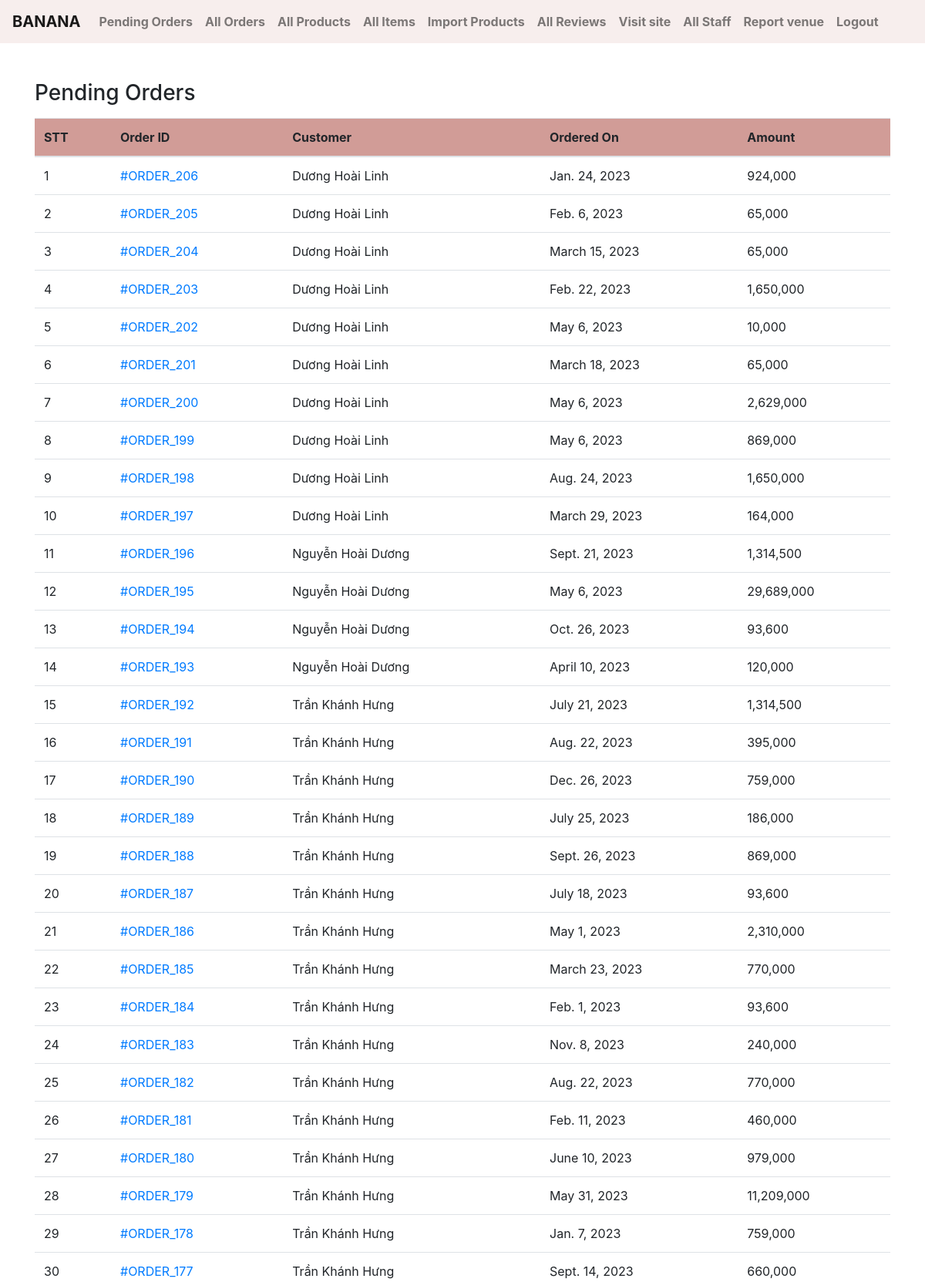
/admin-pending-orders/ (signed in, upper part), run on the app's committed database.
### ecomapp/models.py (models this page shows, shortened)
class Order(models.Model):
    id = models.AutoField(db_column='ID', primary_key=True)  # Field name made lowercase.
    paymentid = models.ForeignKey('Payment', models.CASCADE, db_column='PaymentID')  # Field name made lowercase.
    customerid = models.ForeignKey(Customer, models.CASCADE, db_column='CustomerID')  # Field name made lowercase.
    shippingaddressid = models.ForeignKey('Shippingaddress', models.CASCADE, db_column='ShippingAddressID',blank=True, null=True)
    time = models.DateField(db_column='Time', blank=True, null=True)  # Field name made lowercase.
    status = models.CharField(db_column='Status', max_length=255, blank=True, null=True)  # Field name made lowercase.
    date_shipping = models.DateField(db_column='DateShipping', blank=True, null=True)
    delayshipnote = models.CharField(db_column='DelayShipNote', max_length=255, blank=True, null=True)
    shippingmethod = models.CharField(db_column='ShippingMethod', max_length=255, blank=True, null=True)
    class Meta:
        db_table = 'order'
    @property
    def cost_all_items(self):
        sum = 0
        for orderitem in Orderitem.objects.filter(orderid__id = self.id):
            sum += orderitem.count * orderitem.itemid.price
        return sum
    @property
    def cost_shipping(self):
        costship = 0
        if self.cost_all_items >= 500000:
            costship  = 0
        else:
            if self.shippingmethod =='Fast':
                costship  = 20000
            elif self.shippingmethod =='Normal':
                costship =  10000
        return costship
    @property
    def total(self):
        sum = self.cost_all_items+ self.cost_shipping
        return sum

class Customer(models.Model):
        id = models.AutoField(db_column='ID', primary_key=True)  # Field name made lowercase.
        userid = models.OneToOneField("Users", models.CASCADE, db_column='CustomerID', blank=True, null=True)
        typecustomer = models.CharField(db_column='TypeCustomer', max_length=255, blank=True, null=True)
        class Meta:
            db_table = 'customer'

class Users(models.Model):
    id = models.AutoField(db_column='ID', primary_key=True)  # Field name made lowercase.
    dateofbirth = models.DateField(db_column='DateOfBirth', blank=True, null=True)  # Field name made lowercase.
    gender = models.CharField(db_column='Gender', max_length=255, blank=True, null=True)  # Field name made lowercase.
    accountid = models.OneToOneField('Account', models.CASCADE, db_column='AccountID', blank=True, null=True)
    contactinfoid = models.OneToOneField('ContactInfo', models.CASCADE, db_column='ContactInfoID', blank=True, null=True)
    fullnameid = models.OneToOneField('FullName', models.CASCADE, db_column='FullNameID', blank=True, null=True)
    addressid = models.OneToOneField('Address', models.CASCADE, db_column='AddressID', blank=True, null=True)
    is_active = models.BooleanField(db_column='IsAcitve', default= True)
    class Meta:
        db_table = 'users'

class Fullname(models.Model):
    id = models.AutoField(db_column='ID', primary_key=True)  # Field name made lowercase.
    firstname = models.CharField(db_column='FirstName', max_length=255, blank=True, null=True)  # Field name made lowercase.
    middlename = models.CharField(db_column='MiddleName', max_length=255, blank=True, null=True)  # Field name made lowercase.
    lastname = models.CharField(db_column='LastName', max_length=255, blank=True, null=True)  # Field name made lowercase.
    class Meta:
        db_table = 'fullname'
    @property
    def fullname(self):
        return f"{self.firstname} {self.middlename} {self.lastname}"

class Orderitem(models.Model):
    id = models.AutoField(db_column='ID', primary_key=True)
    orderid = models.ForeignKey("Order", models.CASCADE, db_column='OrderID')  # Field name made lowercase.
    count = models.IntegerField(blank=True, null=True)
    itemid = models.ForeignKey(Item, models.CASCADE, db_column='ItemID')  # Field name made lowercase.
    class Meta:
        db_table = 'orderitem'

class Item(models.Model):
    id = models.AutoField(db_column='ID', primary_key=True)  # Field name made lowercase.
    productid = models.ForeignKey('Product', models.CASCADE, db_column='ProductID')  # Field name made lowercase.
    price = models.IntegerField(db_column='Price', blank=True, null=True)  # Field name made lowercase.
    description = models.CharField(db_column='Description', max_length=2000, blank=True, null=True)  # Field name made lowercase.
    slug = models.SlugField(unique=True)
    image = models.ImageField(upload_to="products/images/")
    isUpload = models.BooleanField(default=False)
    class Meta:
        db_table = 'item'

### ecomapp/views.py (the view)
# urls.py: path("admin-pending-orders/", AdminPendingOrder.as_view(), name="adminpendingorders"),
class AdminPendingOrder(AdminRequiredMixin, TemplateView):
    template_name = "adminpages/adminpendingorders.html"
    def get_context_data(self, **kwargs):
        context = super().get_context_data(**kwargs)
        context["pendingorders"] = Order.objects.filter(
            status="Order Received").order_by("-id")
        return context

### ecomapp/views.py (called while the page is built)
    def dispatch(self, request, *args, **kwargs):
        if request.user.is_authenticated and Staffs.objects.filter(userid__accountid__user = request.user).exists() and Users.objects.filter(accountid__user = request.user, is_active = True).exists():
            pass
        else:
            return redirect("/admin-login/")
        return super().dispatch(request, *args, **kwargs)

### templates/adminpages/adminpendingorders.html (shortened to what this page needs)
{% extends "adminpages/adminbase.html" %}
{% load humanize %}
{% block content %}
    {% if request.user.account.users.staffs.position == "Manager" or  request.user.account.users.staffs.position == "Sale Staff" %}
    <div class="container" style="padding-top: 3rem">
        <div class="row">
            <div class="col-md-12">
                <h3>Pending Orders</h3>
                <table class="table table-hover" style="margin-top: 15px;">
                    <thead style="background-color: #D19C97">
                        <tr>
                            <th class="align-middle" scope="col">STT</th>
                            <th class="align-middle" scope="col">Order ID </th>
                            <th class="align-middle" scope="col">Customer</th>
                            <th class="align-middle" scope="col">Ordered On</th>
                            <th class="align-middle" scope="col">Amount</th>
                        </tr>
                    </thead>
                    <tbody>
                        {% for order in pendingorders %}
                        <tr>
                            <td class="align-middle" scope="row">{{forloop.counter}}</td>
                            <td class="align-middle"><a href="{% url 'ecomapp:adminorderdetail' order.id %}">#ORDER_{{order.id}}</a></td>
                            <td class="align-middle">{{order.customerid.userid.fullnameid.fullname}}</td>
                            <td class="align-middle">{{order.time}}</td>
                            <td class="align-middle">{{order.total|intcomma}}</td>
                        </tr>
                        {% endfor %}
                    </tbody>
                </table>
            </div>
        </div>
    </div>
    {% else %}
        <p> Không có quyền truy cập </p>
    {% endif%}
{% endblock %}

### data on the page
Order: id "206", customerid.userid.fullnameid.fullname "Dương Hoài Linh", time "Jan. 24, 2023", total "924,000"
Order: id "205", customerid.userid.fullnameid.fullname "Dương Hoài Linh", time "Feb. 6, 2023", total "65,000"
Order: id "204", customerid.userid.fullnameid.fullname "Dương Hoài Linh", time "March 15, 2023", total "65,000"
Order: id "203", customerid.userid.fullnameid.fullname "Dương Hoài Linh", time "Feb. 22, 2023", total "1,650,000"
Order: id "202", customerid.userid.fullnameid.fullname "Dương Hoài Linh", time "May 6, 2023", total "10,000"
Order: id "201", customerid.userid.fullnameid.fullname "Dương Hoài Linh", time "March 18, 2023", total "65,000"
Order: id "200", customerid.userid.fullnameid.fullname "Dương Hoài Linh", time "May 6, 2023", total "2,629,000"
Order: id "199", customerid.userid.fullnameid.fullname "Dương Hoài Linh", time "May 6, 2023", total "869,000"
Order: id "198", customerid.userid.fullnameid.fullname "Dương Hoài Linh", time "Aug. 24, 2023", total "1,650,000"
Order: id "197", customerid.userid.fullnameid.fullname "Dương Hoài Linh", time "March 29, 2023", total "164,000"
Order: id "196", customerid.userid.fullnameid.fullname "Nguyễn Hoài Dương", time "Sept. 21, 2023", total "1,314,500"
Order: id "195", customerid.userid.fullnameid.fullname "Nguyễn Hoài Dương", time "May 6, 2023", total "29,689,000"
Order: id "194", customerid.userid.fullnameid.fullname "Nguyễn Hoài Dương", time "Oct. 26, 2023", total "93,600"
Order: id "193", customerid.userid.fullnameid.fullname "Nguyễn Hoài Dương", time "April 10, 2023", total "120,000"
Order: id "192", customerid.userid.fullnameid.fullname "Trần Khánh Hưng", time "July 21, 2023", total "1,314,500"
Order: id "191", customerid.userid.fullnameid.fullname "Trần Khánh Hưng", time "Aug. 22, 2023", total "395,000"
Order: id "190", customerid.userid.fullnameid.fullname "Trần Khánh Hưng", time "Dec. 26, 2023", total "759,000"
Order: id "189", customerid.userid.fullnameid.fullname "Trần Khánh Hưng", time "July 25, 2023", total "186,000"
Order: id "188", customerid.userid.fullnameid.fullname "Trần Khánh Hưng", time "Sept. 26, 2023", total "869,000"
Order: id "187", customerid.userid.fullnameid.fullname "Trần Khánh Hưng", time "July 18, 2023", total "93,600"
Order: id "186", customerid.userid.fullnameid.fullname "Trần Khánh Hưng", time "May 1, 2023", total "2,310,000"
Order: id "185", customerid.userid.fullnameid.fullname "Trần Khánh Hưng", time "March 23, 2023", total "770,000"
Order: id "184", customerid.userid.fullnameid.fullname "Trần Khánh Hưng", time "Feb. 1, 2023", total "93,600"
Order: id "183", customerid.userid.fullnameid.fullname "Trần Khánh Hưng", time "Nov. 8, 2023", total "240,000"
Order: id "182", customerid.userid.fullnameid.fullname "Trần Khánh Hưng", time "Aug. 22, 2023", total "770,000"
Order: id "181", customerid.userid.fullnameid.fullname "Trần Khánh Hưng", time "Feb. 11, 2023", total "460,000"
Order: id "180", customerid.userid.fullnameid.fullname "Trần Khánh Hưng", time "June 10, 2023", total "979,000"
Order: id "179", customerid.userid.fullnameid.fullname "Trần Khánh Hưng", time "May 31, 2023", total "11,209,000"
Order: id "178", customerid.userid.fullnameid.fullname "Trần Khánh Hưng", time "Jan. 7, 2023", total "759,000"
Order: id "177", customerid.userid.fullnameid.fullname "Trần Khánh Hưng", time "Sept. 14, 2023", total "660,000"
